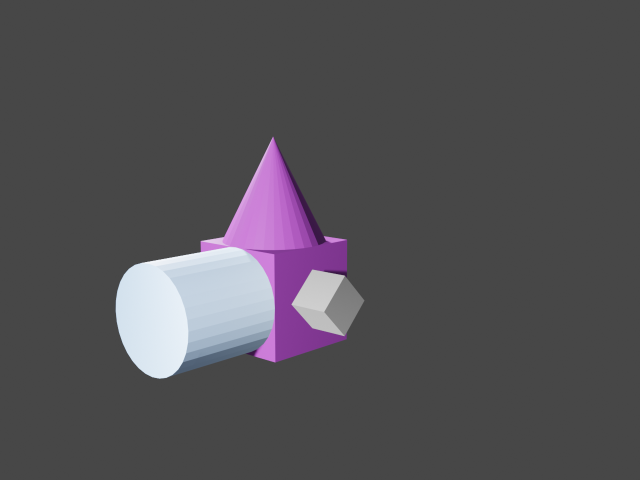
#> input picture assets/Ruun_images/cube/better_frame/0002.png, 1280 x 960 px, found by its file name (shown at 1/2 size)
$ python PNP_test.py
#> lines starting #> are read from the running program, lines starting #| are printed output that depends on the picture
import cv2
import numpy as np
import matplotlib.pyplot as plt
from mpl_toolkits.mplot3d import Axes3D
import matplotlib

# Ensure interactive mode is off for proper figure updates
plt.ioff()

def interactive_pnp(anchor_image_path, other_image_path, anchor_keypoints_2D, anchor_keypoints_3D):
    # Load the images
    anchor_image = cv2.imread(anchor_image_path)
#> anchor_image is the input picture: shape (960, 1280, 3); mean B, G, R 84, 79.8, 82.1
    other_image = cv2.imread(other_image_path)
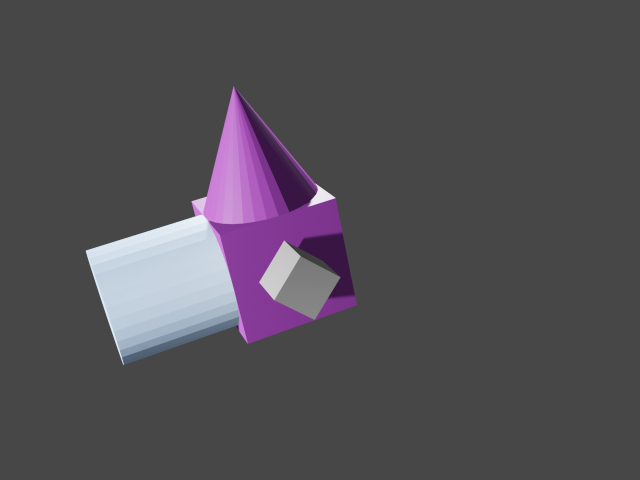
#> input picture assets/Ruun_images/cube/better_frame/0040.png, 1280 x 960 px, found by its file name (shown at 1/2 size)
#> other_image is the input picture: shape (960, 1280, 3); mean B, G, R 83.6, 78, 81.4

    assert anchor_image is not None, 'Failed to load anchor image.'
    assert other_image is not None, 'Failed to load other image.'

    # Resize images to 640x480
    anchor_image = cv2.resize(anchor_image, (1280, 960))
    other_image = cv2.resize(other_image, (1280, 960))

    # Convert images to RGB for matplotlib
    anchor_image_rgb = cv2.cvtColor(anchor_image, cv2.COLOR_BGR2RGB)
    other_image_rgb = cv2.cvtColor(other_image, cv2.COLOR_BGR2RGB)

    # Prepare figure and axes
    fig = plt.figure(figsize=(12, 8))
    gs = fig.add_gridspec(2, 2)
    ax_anchor = fig.add_subplot(gs[0, 0])
    ax_other = fig.add_subplot(gs[0, 1])
    ax_3d = fig.add_subplot(gs[1, :], projection='3d')

    # Display the images
    ax_anchor.imshow(anchor_image_rgb)
    ax_anchor.set_title('Anchor Image')
    ax_anchor.axis('off')

    ax_other.imshow(other_image_rgb)
    ax_other.set_title('Other Image')
    ax_other.axis('off')

    # Initialize lists to store keypoints and matches
    other_keypoints_2D = []   # 2D keypoints in other image
    matches = []              # List of (anchor_idx, other_idx)

    # Plot predefined anchor keypoints
    anchor_keypoints_2D = np.array(anchor_keypoints_2D)
    anchor_circles = ax_anchor.scatter(anchor_keypoints_2D[:, 0], anchor_keypoints_2D[:, 1], s=50, c='cyan', marker='o')

    # Variables for interaction
    selected_anchor_idx = [None]  # Use a list to preserve across closures
    selected_other_idx = None
    circles_other = []
    lines = []

    # [4 lines of commented-out code are left out]
    focal_length_x = 1777.77777  # px
    focal_length_y = 1777.77777  # py
    cx = 319.5  # Principal point u0
    cy = 239.5  # Principal point v0


    # Distortion coefficients from "perspectiveProjWithDistortion" model in the XML
    distCoeffs = np.array([0.2728747755008597, -0.25885103136641374, 0, 0], dtype=np.float32)

    print(f"Principal point cx: {cx}")
    print(f"Principal point cy: {cy}")

    # Intrinsic camera matrix (K)
    K = np.array([
                [focal_length_x, 0, cx],
                [0, focal_length_y, cy],
                [0, 0, 1]
            ], dtype=np.float32)


    # [164 lines left out: functions update_pose_visualization, on_click_anchor, on_click_other, on_key, not called in this run]

    # Connect event handlers
    fig.canvas.mpl_connect('button_press_event', on_click_anchor)
    fig.canvas.mpl_connect('button_press_event', on_click_other)
    fig.canvas.mpl_connect('key_press_event', on_key)

    print("Instructions:")
    print("- Click on an anchor keypoint to select it (it will be highlighted).")
    print("- Click on the other image to add a corresponding keypoint and create a match.")
    print("- Press 'Enter' to compute and visualize the pose estimation.")
    print("- Press 'd' to delete the last match.")
    print("- Press 'r' to reset all matches and keypoints in the other image.")
    print("- Press 'q' to quit.")

    plt.show()
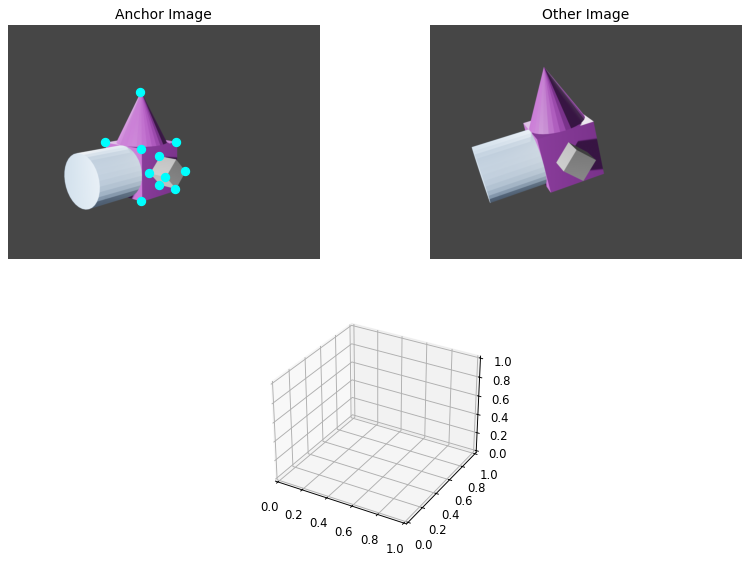
#> figure drawn by matplotlib, 2 panels

if __name__ == '__main__':
    # Paths to images
    anchor_image_path = '/home/runbk0401/SuperGluePretrainedNetwork/assets/Ruun_images/cube/better_frame/0002.png'  # Replace with your anchor image path
    other_image_path = '/home/runbk0401/SuperGluePretrainedNetwork/assets/Ruun_images/cube/better_frame/0040.png'#'/home/runbk0401/Pictures/Webcam/20241002.jpg'    # Replace with your other image path

    # Provided 2D and 3D keypoints for the anchor image
    anchor_keypoints_2D = np.array([
        [545., 274.],
        [693., 479.],
        [401., 481.],
        [548., 508.],
        [624., 539.],
        [728., 600.],
        [582., 609.],
        [648., 623.],
        [623., 656.],
        [688., 671.],
        [550., 724.]
    ], dtype=np.float32)

    anchor_keypoints_3D = np.array([
        [ 0.   ,   0.   ,   5.75  ],
        [-0.25 ,   0.25 ,   5.25  ],
        [ 0.25 ,  -0.25 ,   5.25  ],
        [ 0.25 ,   0.25 ,   5.25  ],
        [ 0.    ,  0.25 ,   5.1414],
        [-0.1414,  0.45 ,   5.    ],
        [ 0.1414,  0.25 ,   5.    ],
        [ 0.1414,  0.45 ,   5.    ],
        [ 0.    ,  0.25,    4.8586],
        [ 0.    ,  0.45,    4.8586],
        [ 0.25  ,  0.25,    4.75  ]
    ], dtype=np.float32)

    # Run the interactive PnP visualization
    interactive_pnp(anchor_image_path, other_image_path, anchor_keypoints_2D, anchor_keypoints_3D)
